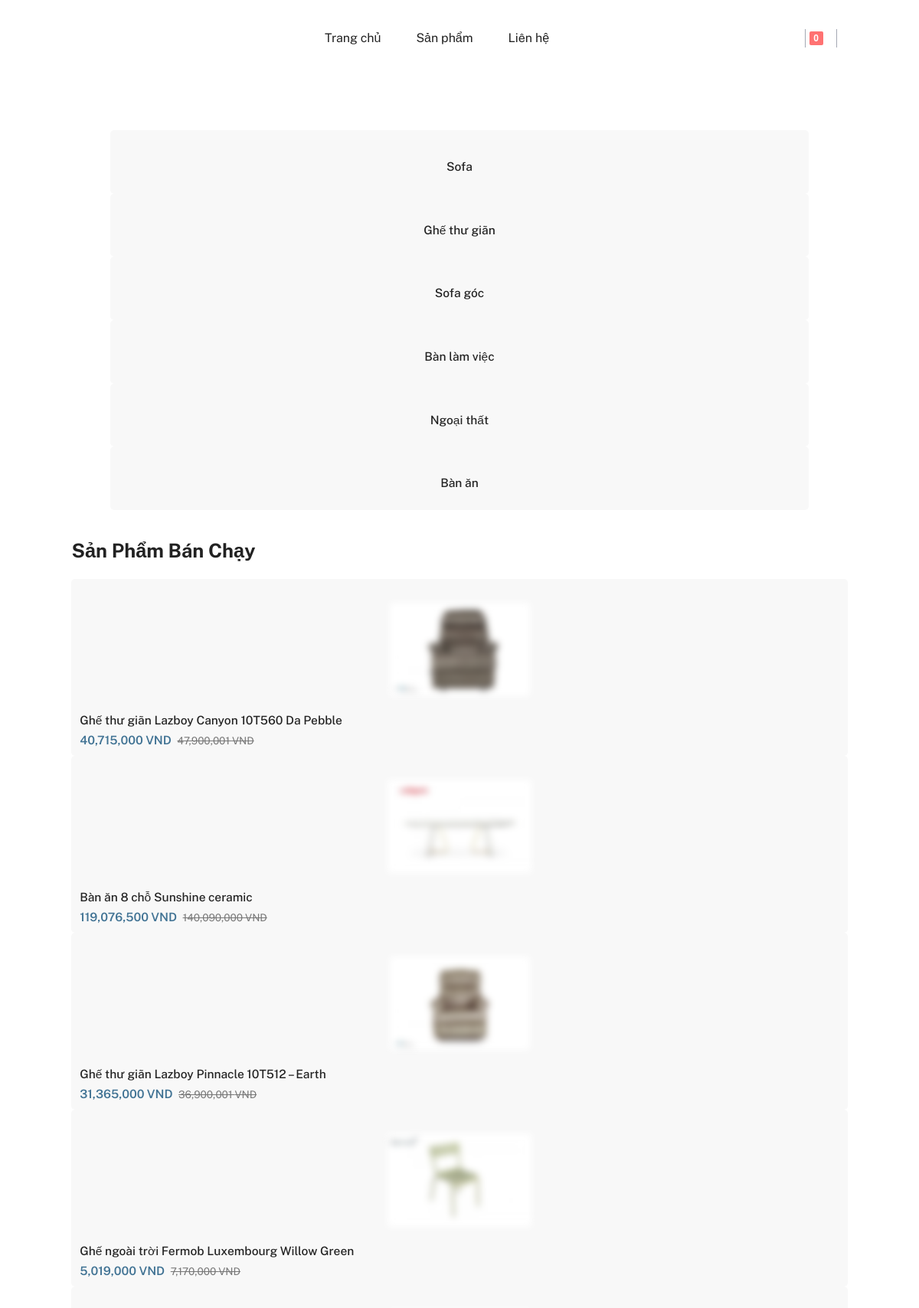
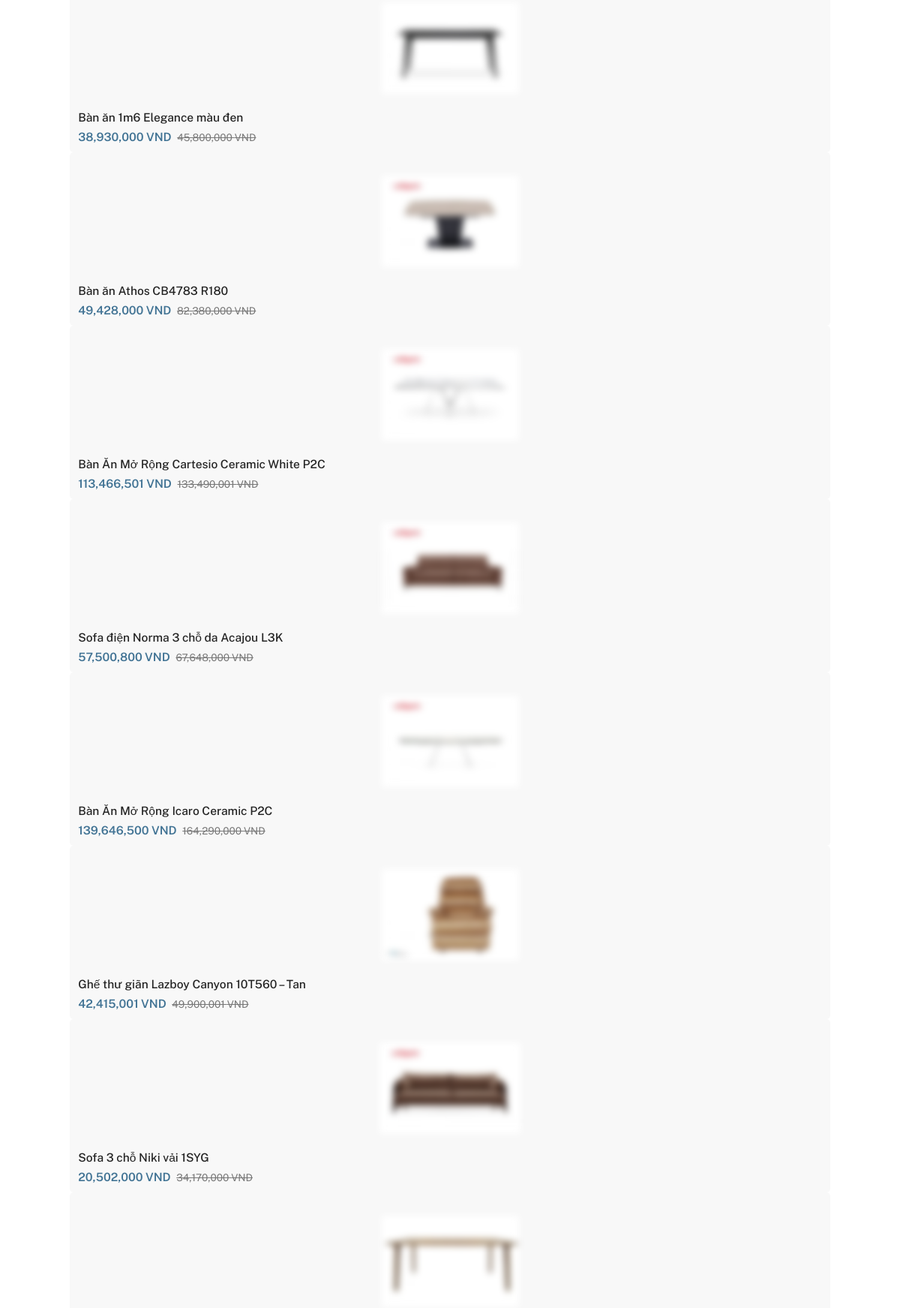
The page / (upper part) on the database its author committed (2 pictures, top to bottom).
### store/models.py (models this page shows, shortened)
class SubCategory(models.Model):
    category = models.ForeignKey(Category, on_delete=models.PROTECT)
    name = models.CharField(max_length=150, unique=True)
    image = models.ImageField(upload_to='store/images', default='store/images/dèault.png')
    slug = models.SlugField(null=True, blank=True)

class Product(models.Model):
    subcategory = models.ForeignKey(SubCategory, on_delete=models.PROTECT)
    name = models.CharField(max_length=250)
    price = models.FloatField(default=0.0)
    price_origin = models.FloatField(null=True)
    image = models.ImageField(upload_to='store/images', default='store/images/default.png')
    content = models.TextField(null=True, blank=True)
    insert_date = models.DateTimeField(auto_now_add=True)
    update_date = models.DateTimeField(auto_now=True, blank=True, null=True)
    viewed = models.IntegerField(default=0)
    class Meta:
        ordering = ('-insert_date',)

### store/views.py (the view)
# urls.py: path('', views.index, name='index'),
def index(request):
    cart = Cart(request)
    sub_cats = SubCategory.objects.all()
    all_product = Product.objects.all()
    n = 12
    random_product = random.sample(list(all_product), n)
    phong_khach = SubCategory.objects.filter(category__slug='phong-khach').values_list('slug')
    phong_an = SubCategory.objects.filter(category__slug='phong-an').values_list('slug')
    ban_lam_viec = SubCategory.objects.filter(category__slug='ban-lam-viec').values_list('slug')
    ngoai_that = SubCategory.objects.filter(category__slug='ngoai-that').values_list('slug')
    pk_list_sub = []
    pa_list_sub = []
    blv_list_sub = []
    nt_list_sub = []
    for sub in phong_khach:
        pk_list_sub.append(sub[0])
    for sub in phong_an:
        pa_list_sub.append(sub[0])
    for sub in ban_lam_viec:
        blv_list_sub.append(sub[0])
    for sub in ngoai_that:
        nt_list_sub.append(sub[0])
    pk_products = Product.objects.filter(subcategory__slug__in=pk_list_sub)[:12]
    pa_products = Product.objects.filter(subcategory__slug__in=pa_list_sub)[:12]
    blv_products = Product.objects.filter(subcategory__slug__in=blv_list_sub)[:12]
    nt_products = Product.objects.filter(subcategory__slug__in=nt_list_sub)[:12]
    return render(request, 'store/index.html', {
        'pk_products': pk_products,
        'pa_products': pa_products,
        'blv_products': blv_products,
        'nt_products': nt_products,
        'cart': cart,
        'sub_cats': sub_cats,
        'best_sale': random_product,
    })

### cart/cart.py (called while the page is built)
    def __len__(self):
        return sum(item['quantity'] for item in self.cart.values())

    def get_total_price(self):
        return sum(Decimal(item['price']) * item['quantity'] * 1 for item in self.cart.values())

### store/templates/store/index.html (shortened to what this page needs)
{% extends 'store/base.html' %}
{% load static %}
{% load humanize %}
{% block content %}
    <section class="home-section pt-2 ratio_50">
        <div class="container-fluid-lg">
            <div class="row g-4">
                <div class="col-xl-9 col-lg-8 ratio_50_1">
                    <div class="home-contain furniture-contain-2">
                        <div class="home-detail p-top-left mend-auto w-100">
                        </div>
                    </div>
                </div>
                <div class="col-xl-3 col-lg-4 d-lg-inline-block d-none">
                    <div class="home-contain h-100 home-furniture">
                        <div class="home-detail p-top-left home-p-sm feature-detail mend-auto">
                        </div>
                    </div>
                </div>
            </div>
        </div>
    </section>
    <section>
        <div class="container-fluid-lg">
            <div class="row">
                <div class="col-12">
                    <div class="slider-9">
                        {% for sub in sub_cats %}
                            <div>
                                <a href="{% url 'store:product_list' sub.slug %}" class="category-box category-dark wow fadeInUp">
                                    <div>
                                        <h5>{{ sub.name }}</h5>
                                    </div>
                                </a>
                            </div>
                        {% endfor %}
                    </div>
                </div>
            </div>
        </div>
    </section>
    <section class="product-section product-section-3">
        <div class="container-fluid-lg">
            <div class="title">
                <h2>Sản phẩm bán chạy</h2>
            </div>
            <div class="row g-sm-4 g-3">
                <div class="col-xxl-12 ratio_110">
                    <div class="slider-6 img-slider">
                        {% for product in best_sale %}
                            <div>
                            <div class="product-box-3 h-100 wow fadeInUp">
                                <div class="product-header">
                                    <div class="product-image">
                                        <a href="{% url 'store:product_detail' product.pk %}">
                                            <img src="{{ product.image.url }}"
                                                class="img-fluid blur-up lazyload" alt="">
                                        </a>
                                    </div>
                                </div>
                                <div class="product-footer">
                                    <div class="product-detail">
                                        <a href="{% url 'store:product_detail' product.pk %}">
                                            <h5 class="name">{{ product.name }}</h5>
                                        </a>
                                        <h5 class="price"><span class="theme-color">{{ product.price|floatformat:'0'|intcomma}} VND</span> <del>{{ product.price_origin|floatformat:'0'|intcomma}} VND</del>
                                        </h5>
                                    </div>
                                </div>
                            </div>
                        </div>
                        {% endfor %}
                    </div>
                </div>
            </div>
        </div>
    </section>
{% endblock %}

### rows shown on the page
SubCategory: name "Sofa"
SubCategory: name "Ghế thư giãn"
SubCategory: name "Sofa góc"
SubCategory: name "Bàn làm việc"
SubCategory: name "Ngoại thất"
SubCategory: name "Bàn ăn"
Product: image (picture), name "Ghế thư giãn Lazboy Canyon 10T560 Da Pebble", price "40,715,000", price_origin "47,900,001"
Product: image (picture), name "Bàn ăn 8 chỗ Sunshine ceramic", price "119,076,500", price_origin "140,090,000"
Product: image (picture), name "Ghế thư giãn Lazboy Pinnacle 10T512 – Earth", price "31,365,000", price_origin "36,900,001"
Product: image (picture), name "Ghế ngoài trời Fermob Luxembourg Willow Green", price "5,019,000", price_origin "7,170,000"
Product: image (picture), name "Bàn ăn 1m6 Elegance màu đen", price "38,930,000", price_origin "45,800,000"
Product: image (picture), name "Bàn ăn Athos CB4783 R180", price "49,428,000", price_origin "82,380,000"
Product: image (picture), name "Bàn Ăn Mở Rộng Cartesio Ceramic White P2C", price "113,466,501", price_origin "133,490,001"
Product: image (picture), name "Sofa điện Norma 3 chỗ da Acajou L3K", price "57,500,800", price_origin "67,648,000"
Product: image (picture), name "Bàn Ăn Mở Rộng Icaro Ceramic P2C", price "139,646,500", price_origin "164,290,000"
Product: image (picture), name "Ghế thư giãn Lazboy Canyon 10T560 – Tan", price "42,415,001", price_origin "49,900,001"
Product: image (picture), name "Sofa 3 chỗ Niki vải 1SYG", price "20,502,000", price_origin "34,170,000"
Product: image (picture)

### other values the page prints
{{ cart|length }} "0"
